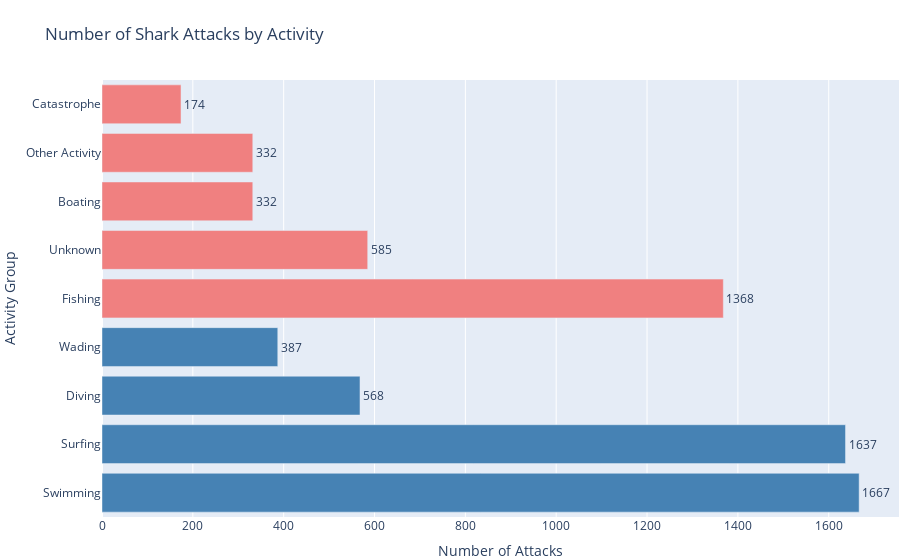

The cell this chart's notebook holds for it:
### Markdown cell above
#### 1. Activity groups related to shark attacks

### Code cell
from utils import clean_activity, assign_activity_group

# 1. Load data
df = pd.read_excel('../data/raw/GSAF5.xls')

# 2. Clean and categorize activity
df = clean_activity(df)
df = assign_activity_group(df)

# 3. Count number of attacks per activity group
activity_counts = df['Activity_group'].value_counts().reset_index()
activity_counts.columns = ['Activity Group', 'Number of Attacks']

# 4. Label as primary / other
primary_activities = ['Swimming', 'Surfing', 'Diving', 'Wading']
activity_counts['Activity Type'] = activity_counts['Activity Group'].apply(
    lambda x: 'Primary' if x in primary_activities else 'Other'
)

# 5. Define colors
custom_colors = {'Primary': 'steelblue', 'Other': 'lightcoral'}

# 6. Plot
fig = px.bar(
    activity_counts,
    x='Number of Attacks',
    y='Activity Group',
    color='Activity Type',
    color_discrete_map=custom_colors,
    orientation='h',
    title='Number of Shark Attacks by Activity',
    text='Number of Attacks'
)
fig.update_traces(textposition='outside')
fig.update_layout(
    xaxis_title='Number of Attacks',
    yaxis_title='Activity Group',
    showlegend=False,
    margin=dict(t=80, b=40, l=1, r=1)
)
fig.show()

### Figure 1 — Plotly figure (JSON) as saved in the notebook; plotly's stock layout.template omitted (floating-point values rounded to 4 significant figures)
{"data": [{"alignmentgroup": "True", "hovertemplate": "Activity Type=Primary<br>Number of Attacks=%{text}<br>Activity Group=%{y}<extra></extra>", "legendgroup": "Primary", "marker": {"color": "steelblue", "pattern": {"shape": ""}}, "name": "Primary", "offsetgroup": "Primary", "orientation": "h", "showlegend": true, "text": [1667, 1637, 568, 387], "textposition": "outside", "type": "bar", "x": [1667, 1637, 568, 387], "xaxis": "x", "y": ["Swimming", "Surfing", "Diving", "Wading"], "yaxis": "y"}, {"alignmentgroup": "True", "hovertemplate": "Activity Type=Other<br>Number of Attacks=%{text}<br>Activity Group=%{y}<extra></extra>", "legendgroup": "Other", "marker": {"color": "lightcoral", "pattern": {"shape": ""}}, "name": "Other", "offsetgroup": "Other", "orientation": "h", "showlegend": true, "text": [1368, 585, 332, 332, 174], "textposition": "outside", "type": "bar", "x": [1368, 585, 332, 332, 174], "xaxis": "x", "y": ["Fishing", "Unknown", "Boating", "Other Activity", "Catastrophe"], "yaxis": "y"}], "layout": {"barmode": "relative", "legend": {"title": {"text": "Activity Type"}, "tracegroupgap": 0}, "margin": {"b": 40, "l": 1, "r": 1, "t": 80}, "showlegend": false, "title": {"text": "Number of Shark Attacks by Activity"}, "xaxis": {"anchor": "y", "domain": [0, 1], "title": {"text": "Number of Attacks"}}, "yaxis": {"anchor": "x", "domain": [0, 1], "title": {"text": "Activity Group"}}}}
